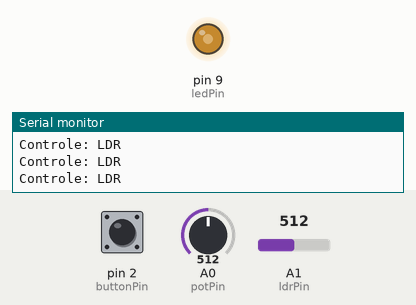
Recording of a sketch running on a simulated Arduino Uno, built with avr-gcc and run on an emulated ATmega328P. Shown: output pins drawn as LEDs (lit = HIGH), the last lines printed to the serial monitor. The inputs (shaded band) are chosen by the test bench; at power-on: A1 (ldrPin) = 512, pin 2 (buttonPin) HIGH, A0 (potPin) = 512.

Above: at 1.2 s.
1.3 s: A1 (ldrPin) set to 0
At 1.9 s:
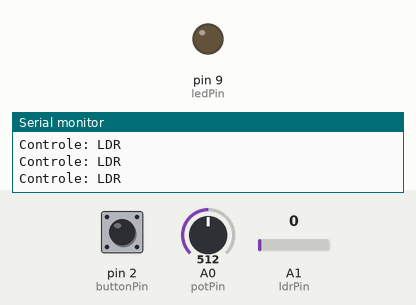
2.8 s: pin 2 (buttonPin) pulled LOW for 0.15 s
At 3.5 s:
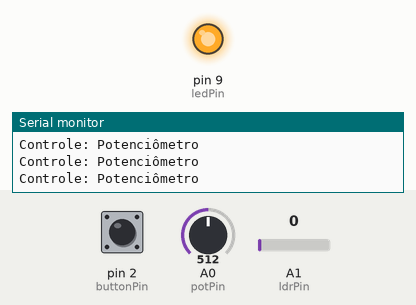
4.5 s: pin 2 (buttonPin) pulled LOW for 1 s
At 5.2 s:
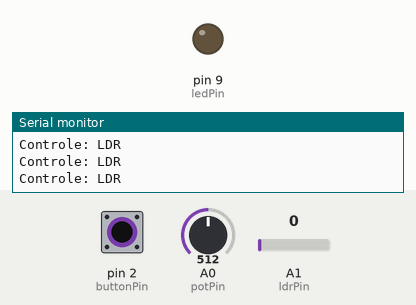
7.0 s: A1 (ldrPin) set to 122
At 7.5 s:
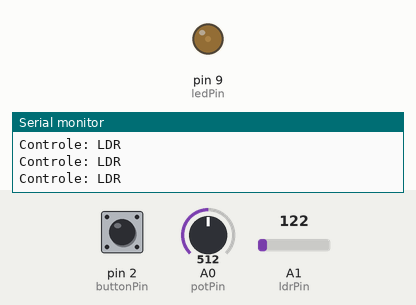
8.5 s: A1 (ldrPin) set to 716
At 9.5 s:
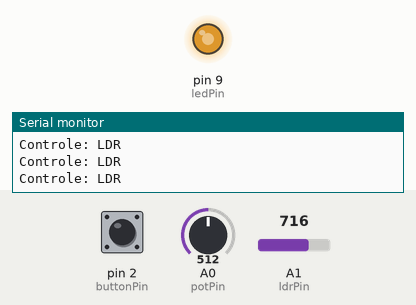
10.0 s: A1 (ldrPin) set to 511
At 11.0 s:
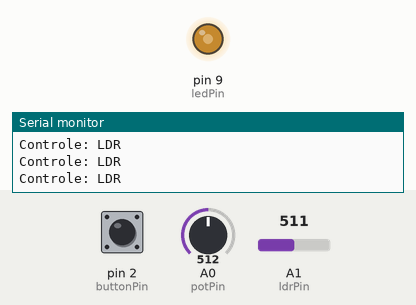
Timing chart, 0 to 13.0 s (numbered marks = the images above; inputs shaded):
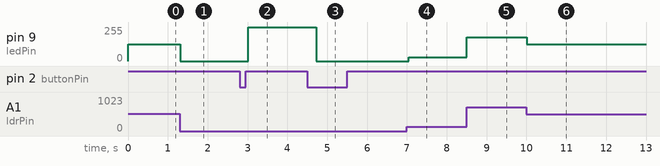

The sketch:

sketch_oct18c.ino
```cpp
// Definindo os pinos
const int ledPin = 9;        // Pino PWM para o LED
const int potPin = A0;       // Pino para o potenciômetro
const int ldrPin = A1;       // Pino para o LDR
const int buttonPin = 2;     // Pino para o botão

int modo = 0;                // Variável para alternar entre os modos
int buttonState = 0;         // Estado atual do botão
int lastButtonState = 0;     // Último estado do botão

void setup() {
  pinMode(ledPin, OUTPUT);
  pinMode(buttonPin, INPUT_PULLUP); // Usando resistor pull-up interno
  Serial.begin(9600);               // Para depuração, se necessário
}

void loop() {
  // Leitura do estado do botão
  buttonState = digitalRead(buttonPin);

  // Verifica se o botão foi pressionado (transição LOW para HIGH)
  if (buttonState == LOW && lastButtonState == HIGH) {
    modo = !modo; // Alterna entre 0 e 1
    delay(200);   // Debouncing para evitar múltiplas leituras
  }

  // Atualiza o último estado do botão
  lastButtonState = buttonState;

  if (modo == 1) {
    // Controle do LED via potenciômetro
    int potValue = analogRead(potPin);     // Lê o valor do potenciômetro
    int brightness = map(potValue, 0, 255, 0, 255);
    analogWrite(ledPin, brightness);
     // Ajusta o brilho do LED
    Serial.println("Controle: Potenciômetro");
  } else {
    // Controle do LED via LDR
    int ldrValue = analogRead(ldrPin);     // Lê o valor do LDR
    int brightness = map(ldrValue, 0, 1023,0, 255); // Converte para 0-255
    analogWrite(ledPin, brightness);       // Ajusta o brilho do LED
    Serial.println("Controle: LDR");
  }

  delay(50); // Pequeno atraso para evitar leituras rápidas demais
}
```

Measured:
- after the input at 1.3 s, pin 9 (ledPin): 127/255 → 0/255 at once
- after the input at 2.8 s, pin 9 (ledPin): 0/255 → 255/255 after 0.22 s
- after the input at 4.5 s, pin 9 (ledPin): 255/255 → 0/255 after 0.23 s
- after the input at 7.0 s, pin 9 (ledPin): 0/255 → 30/255 at once
- after the input at 8.5 s, pin 9 (ledPin): 30/255 → 178/255 at once
- after the input at 10.0 s, pin 9 (ledPin): 178/255 → 127/255 at once
